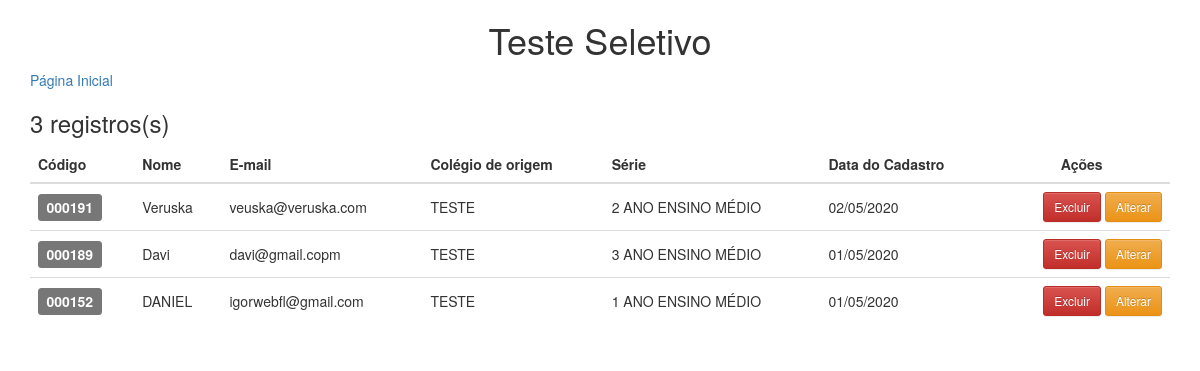
The page /index.php/home/acesso on the database its author committed.
### tables this page shows
CREATE TABLE `cadastros` (
  `id` int(11) NOT NULL AUTO_INCREMENT,
  `nome` varchar(255) DEFAULT NULL,
  `email` varchar(255) DEFAULT NULL,
  `colegio` varchar(255) DEFAULT NULL,
  `serie` varchar(255) DEFAULT NULL,
  `data_cadastro` datetime DEFAULT '0000-00-00 00:00:00',
  PRIMARY KEY (`id`)
);

### application/controllers/Home.php (called while the page is built, shortened)
<?php
class Home extends CI_Controller {
	public function acesso() {
		$variaveis['cadastros'] = $this->m_cadastros->get();
		$this->load->view('v_home', $variaveis);
	}
}

### index.php (called while the page is built, shortened)
<?php
require_once BASEPATH.'core/CodeIgniter.php';

### application/models/M_cadastros.php (called while the page is built, shortened)
<?php
class M_cadastros extends CI_Model {
	public function get($id = null) {
		$this->db->select('*');
		$this->db->from('cadastros');
		$this->db->order_by("id", 'desc');
		return $this->db->get();
	}
}

### application/views/v_home.php (the view, shortened to what this page needs)
defined('BASEPATH') OR exit('No direct script access allowed');?><!DOCTYPE html>
<html lang="pt-br">
<head>
	<?= link_tag('assets/bootstrap/css/bootstrap.min.css') ?>
	<?= link_tag('assets/bootstrap/css/bootstrap-theme.min.css') ?>
</head>
<body>
	<div class="container">
		<h1 class="text-center">Teste Seletivo</h1>
		<div class="col-md-12">
			<div class="row">
				 <?= anchor('', 'Página Inicial');  ?>
			</div>
			<div class="row">
				<h3><?= $cadastros->num_rows(); ?> registros(s)</h3>
			</div>
			<div class="row">
			<? if ($cadastros->num_rows() > 0): ?>
				<table class="table table-hover">
					<thead>
						<tr>
							<th>Código</th>
							<th>Nome</th>
							<th>E-mail</th>
							<th>Colégio de origem</th>
							<th>Série</th>
							<th>Data do Cadastro</th>
							<th style='text-align: center;'>Ações</th>
						</tr>
					</thead>
					<tbody class="teste-seletivo">
						<? foreach($cadastros -> result() as $cadastro): ?>
						<tr>
							<td><span style="font-size:14px;" class="label label-default" data-toggle="" data-target=""><?= str_pad($cadastro->id, 6, 0, STR_PAD_LEFT) ?></span></td>
							<td><?= $cadastro->nome ?></td>
							<td><?= $cadastro->email ?></td>
							<td><?= $cadastro->colegio ?></td>
							<td><?= $cadastro->serie ?></td>
							<td><?= date("d/m/Y",strtotime( $cadastro->data_cadastro)) ?></td>
							<td style='text-align: right;'>
								<button type="button" class="btn btn-danger confirma_exclusao btn-sm" data-id="<?= $cadastro->id ?>" data-nome="<?= $cadastro->nome ?>"><?php echo 'Excluir'; ?></button>
								<button type="button" class="btn btn-warning editar_cadastro btn-sm" data-id="<?= $cadastro->id ?>" data-nome=""><?php echo 'Alterar'; ?></button>
							</td>
						</tr>
						<? endforeach; ?>
					</tbody>
				</table>
				<? else: ?>
					<h4>Nenhum registro cadastrado.</h4>
				<? endif; ?>
			</div>
		</div>
	</div>
</body>
</html>

### application/views/v_home.php (style rules this page uses)
td { vertical-align:middle !important; }

### rows shown on the page
cadastros: id "000191", nome "Veruska", email "veuska@veruska.com", colegio "TESTE", serie "2 ANO ENSINO MÉDIO", data_cadastro "02/05/2020"
cadastros: id "000189", nome "Davi", email "davi@gmail.copm", colegio "TESTE", serie "3 ANO ENSINO MÉDIO", data_cadastro "01/05/2020"
cadastros: id "000152", nome "DANIEL", email "igorwebfl@gmail.com", colegio "TESTE", serie "1 ANO ENSINO MÉDIO", data_cadastro "01/05/2020"

### other values the page prints
anchor('', 'Página Inicial') "Página Inicial"
$cadastros->num_rows() "3"
